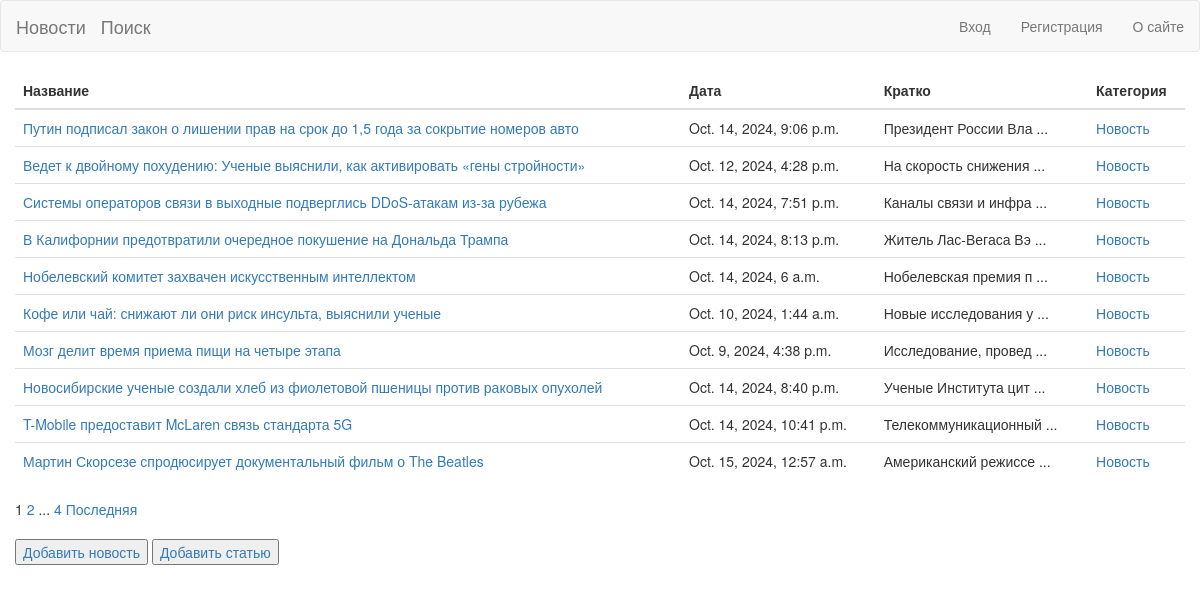
The page /news/ on the database as committed earlier.
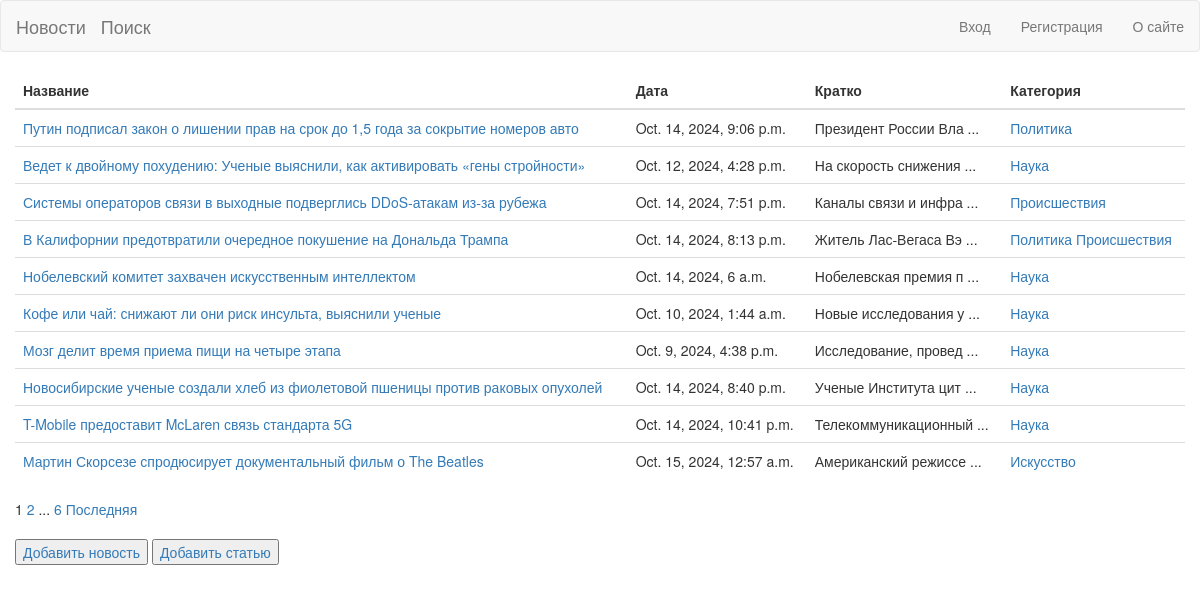
The same page on the database as committed later.
### News_app/models.py (models this page shows, shortened)
class Post(models.Model):
    article = 'A'
    news = 'N'
    POSITIONS = [
        (article, 'статья'),
        (news, 'новость')
    ]
    type = models.CharField(max_length=1, choices=POSITIONS, default=news)
    date = models.DateTimeField('Дата')
    category = models.ManyToManyField(Category, through='PostCategory')
    title = models.CharField(max_length=225)
    text = models.TextField()

class Category(models.Model):
    name = models.CharField(max_length=100, unique=True)
    subscribers = models.ManyToManyField(User,related_name='categories', through='Subscriber')
    def __str__(self):
        return self.name.title()

### News_app/views.py (the view)
# urls.py: path('news/', ArticlesList.as_view(), name='articles_list'),
class ArticlesList(ListView):
    model = Post
    ordering = 'id'
    template_name = 'flatpages/news.html'
    context_object_name = 'articles'
    paginate_by = 10

### templates/flatpages/news.html (shortened to what this page needs)
{% extends 'flatpages/default.html' %}
{% load custom_filters %}
<body>{% block content %}
 <table class="table table-hover">
                                    <thead>
                                        <th>Название</th>
                                    	<th>Дата</th>
                                    	<th>Кратко</th>
                                        <th>Категория</th>
                                    </thead>
     <tbody>
     {% for el in articles %}
     <tr>
        <td><a href="{% url 'articles_detail' el.id %}">{{ el.title}}</a></td>
        <td>{{ el.date }}</td>
        <td>{{ el.text|slice:":20" }} ...</td>
        <td>{% for category in el.category.all %}
            <a href="{% url 'category_list' category.id %}">{{ category }}</a>
            {% endfor %}
        </td>
    </tr>
     {% endfor %}
     </tbody>
 </table>
             {{ page_obj.number }}
   {% if page_obj.has_next %}
<a href="?page={{ page_obj.next_page_number }}">{{ page_obj.next_page_number }}</a>
       {% if paginator.num_pages != page_obj.next_page_number %}
           ...
           <a href="?page={{ page_obj.paginator.num_pages }}">{{ page_obj.paginator.num_pages }}</a>
       {% endif %}
<a href="?page=last">Последняя</a>
{% endif %}
<div><h1></h1>
    <a href="{% url 'news_create' %}"><input type="button" value="Добавить новость"/></a>
    <a href="{% url 'articles_create' %}"><input type="button" value="Добавить статью"/></a>
</div>
{% endblock content %}

Rows that differ between the two databases and show on the page:
changed Category: name "Новость" → "Политика"
changed Post "Ведет к двойному похудению: Ученые выяснили, как активировать «гены стройности»": gains Category (name "Наука"); loses Category (name "Новость")
changed Post "Системы операторов связи в выходные подверглись DDoS-атакам из-за рубежа": loses Category (name "Новость")
added Category: name "Происшествия"
changed Post "Нобелевский комитет захвачен искусственным интеллектом": gains Category (name "Наука"); loses Category (name "Новость")
changed Post "Кофе или чай: снижают ли они риск инсульта, выяснили ученые": gains Category (name "Наука"); loses Category (name "Новость")
changed Post "Мозг делит время приема пищи на четыре этапа": gains Category (name "Наука"); loses Category (name "Новость")
changed Post "Новосибирские ученые создали хлеб из фиолетовой пшеницы против раковых опухолей": gains Category (name "Наука"); loses Category (name "Новость")
changed Post "T-Mobile предоставит McLaren связь стандарта 5G": gains Category (name "Наука"); loses Category (name "Новость")
changed Post "Мартин Скорсезе спродюсирует документальный фильм о The Beatles": loses Category (name "Новость")
added Category: name "Искусство", shown under Post "Мартин Скорсезе спродюсирует документальный фильм о The Beatles"
Other text that changed with them:
{{ page_obj.paginator.num_pages }}: "4" → "6"
